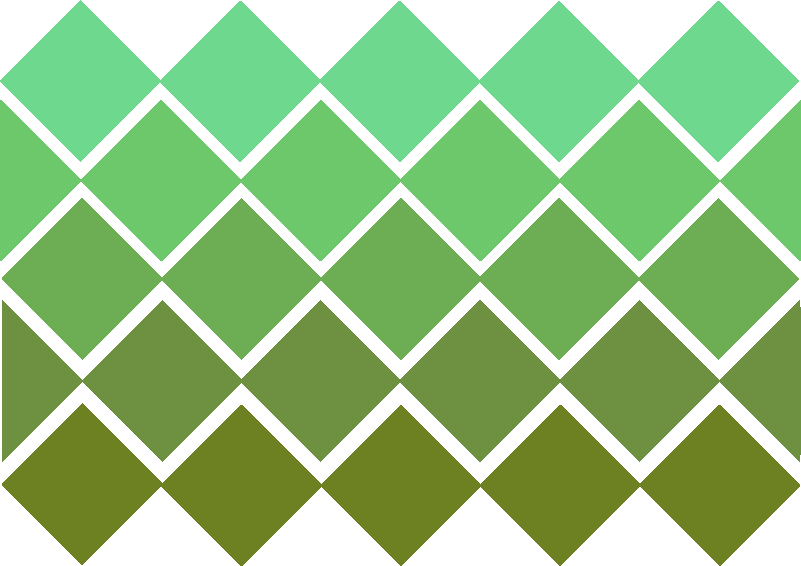
#> input picture Extras/HoughTransform/example.png, 801 x 566 px
$ python hough.py
#> lines starting #> are read from the running program, lines starting #| are printed output that depends on the picture; after the words box and inside, x2 and y2 are one past the last pixel; in counts of white or black regions, pixels touching at a corner belong together
import cv2
import numpy as np

img = cv2.imread('example.png')
#> img is the input picture: shape (566, 801, 3); mean B, G, R 132.5, 194.9, 148.7
gray = cv2.cvtColor(img,cv2.COLOR_BGR2GRAY)
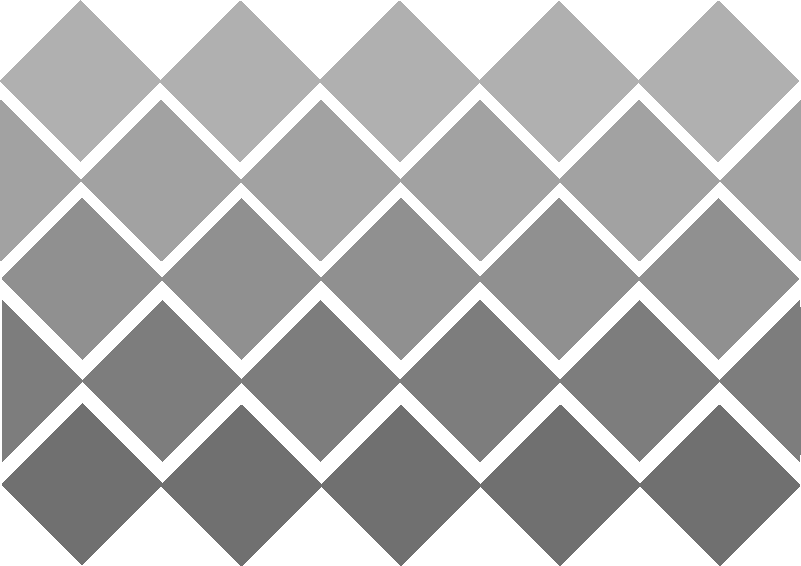
#> gray: shape (566, 801); min 112, max 255, mean 174

#The first step should be to get an edges image
edges = cv2.Canny(gray,50,150,apertureSize = 3)
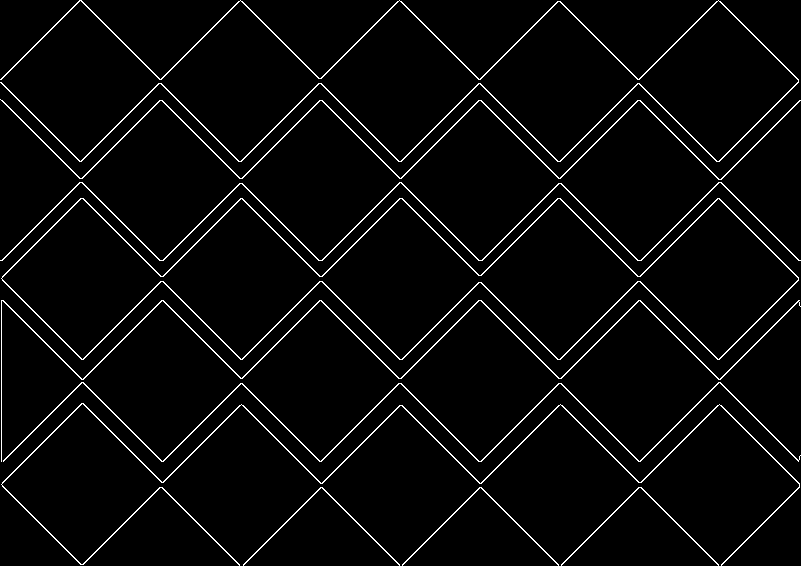
#> edges: shape (566, 801); 3.5% white in thin lines or dots

#Here we will define theparameteres for the detector
#The theta represents the orientation accuracy which is 1°
theta = np.pi/180

#The rho represents the rows accuracy in pixels
rho = 1

#Finally the threshold is the minimum number that the counter must have in order
#to be considered as a line (in other words could be described as the minimum number of
#continous points)
threshold = 100

#Run and find the best candidates to be a line
lines = cv2.HoughLines(edges,rho,theta,threshold)
#> lines = 83 rows, first 8: [636, 0.785], [-57, 2.36], [622, 0.785], [395, 0.785], [397, 0.785], [409, 0.785], [438, 0.785], [441, 0.785]

#The lines vector will have the values of rho and theta
#which counter is equal or greater than the threshold
images = []
for i in range(len(lines)):
    for rho,theta in lines[i]:

        #Using this information we can reconstruct the lines
        a = np.cos(theta)
        b = np.sin(theta)
        x0 = a*rho
        y0 = b*rho
        x1 = int(x0 + 1000*(-b))
        y1 = int(y0 + 1000*(a))
        x2 = int(x0 - 1000*(-b))
        y2 = int(y0 - 1000*(a))

        #draw the representing line in the original image
        cv2.line(img,(x1,y1),(x2,y2),(0,0,255),2)
        cv2.imshow('drawn',img)

        if cv2.waitKey(1) & 0xFF == ord('q'):
            break
#> this loop made 83 passes
#> pass 1, `cv2.imshow('drawn',img)`:
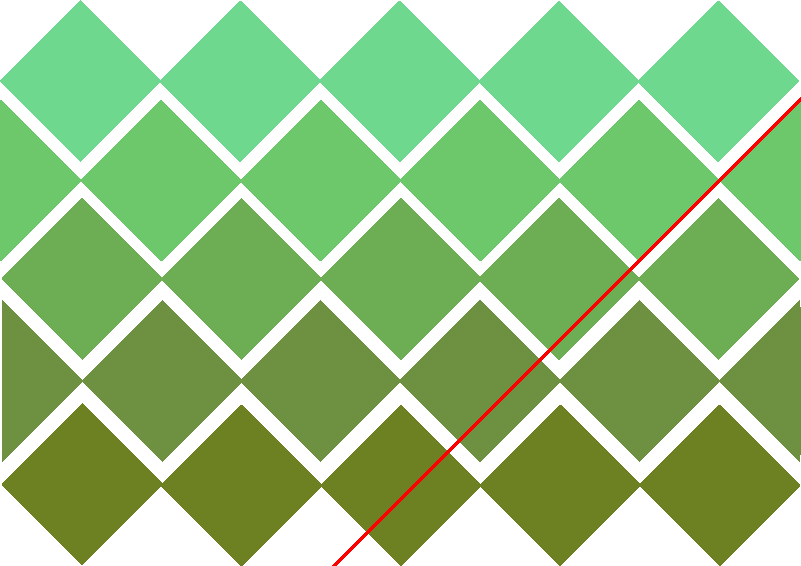
#> window 'drawn': shape (566, 801, 3); mean B, G, R 131.9, 193.9, 149.3
#> pass 2, `cv2.imshow('drawn',img)`:
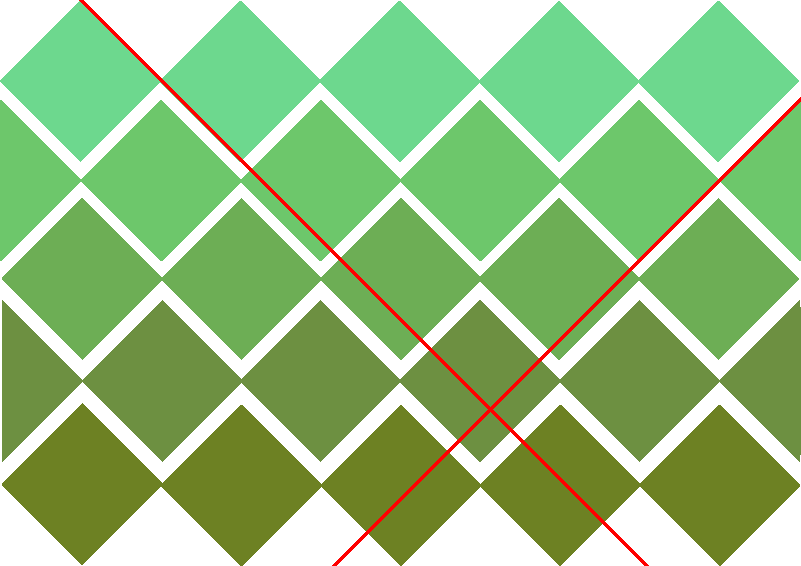
#> window 'drawn': shape (566, 801, 3); mean B, G, R 131.1, 192.7, 150
#> after the loop:
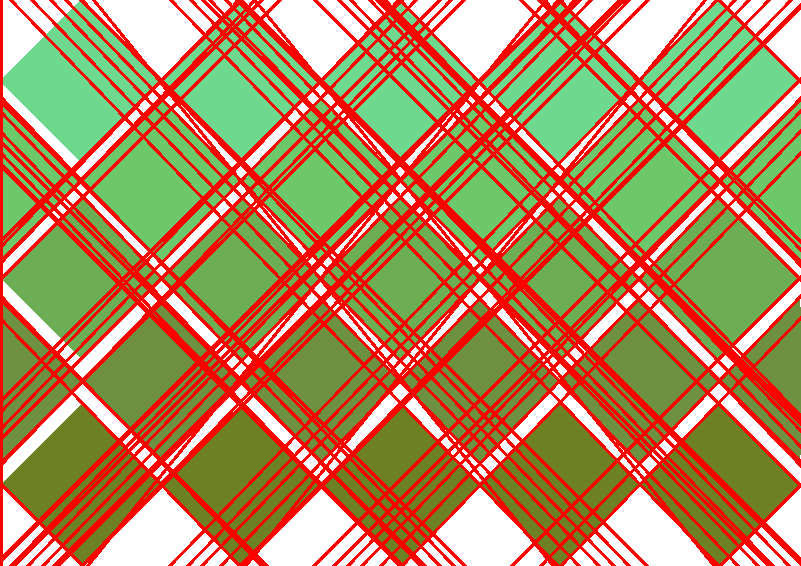
#> img: shape (566, 801, 3); mean B, G, R 92.2, 135.7, 180.7

cv2.waitKey(0)
cv2.destroyAllWindows()

$ run again, with Extras/HoughTransform/123.jpg saved as Extras/HoughTransform/example.png
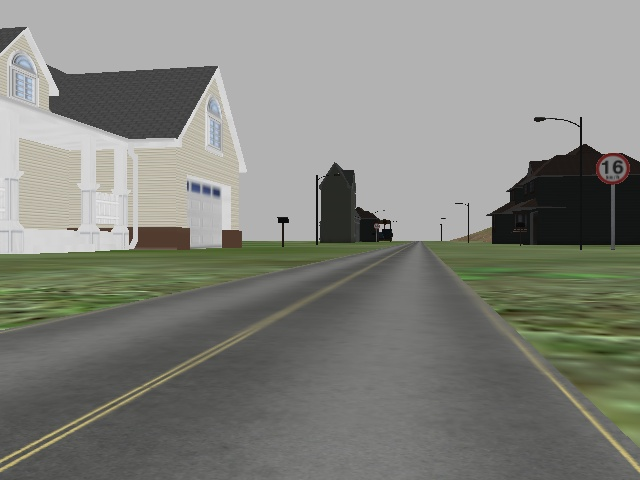
#> input picture Extras/HoughTransform/123.jpg, 640 x 480 px
#> img is the input picture: shape (480, 640, 3); mean B, G, R 125, 131.8, 130.6
#> `edges = cv2.Canny(gray,50,150,apertureSize = 3)`:
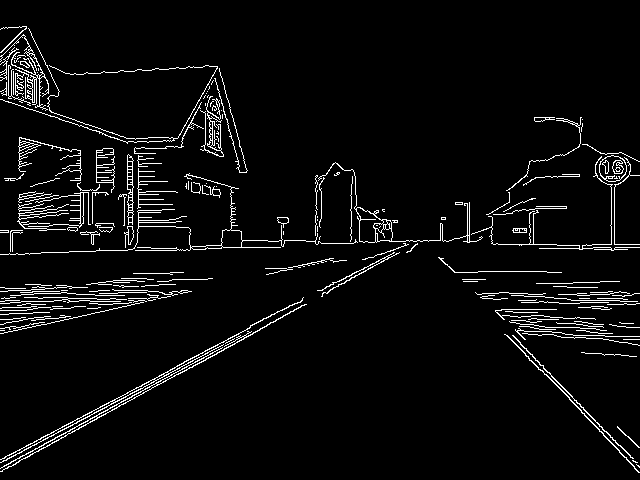
#> edges: shape (480, 640); 4.6% white in thin lines or dots
#> lines = 91 rows, first 8: [406, 1.08], [413, 1.06], [410, 1.06], [408, 1.08], [411, 1.08], [326, 1.34], [254, 1.54], [-136, 2.37]
#> the loop `for i in range(len(lines)):` made 91 passes
#> after the loop `for i in range(len(lines)):`:
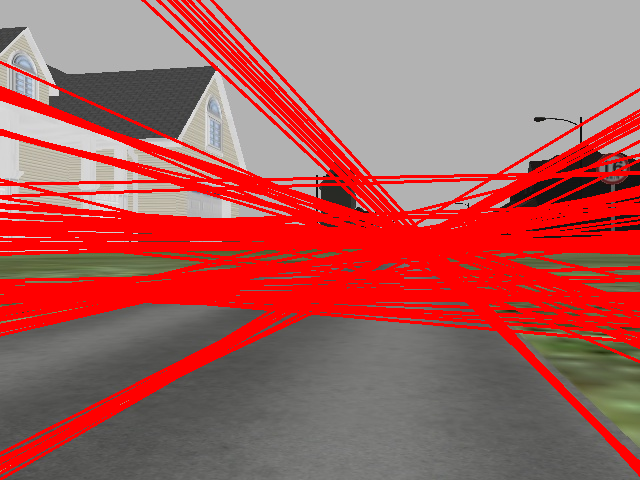
#> img: shape (480, 640, 3); mean B, G, R 93.1, 96.1, 169.5

$ run again, with Extras/HoughTransform/abc.jpg saved as Extras/HoughTransform/example.png
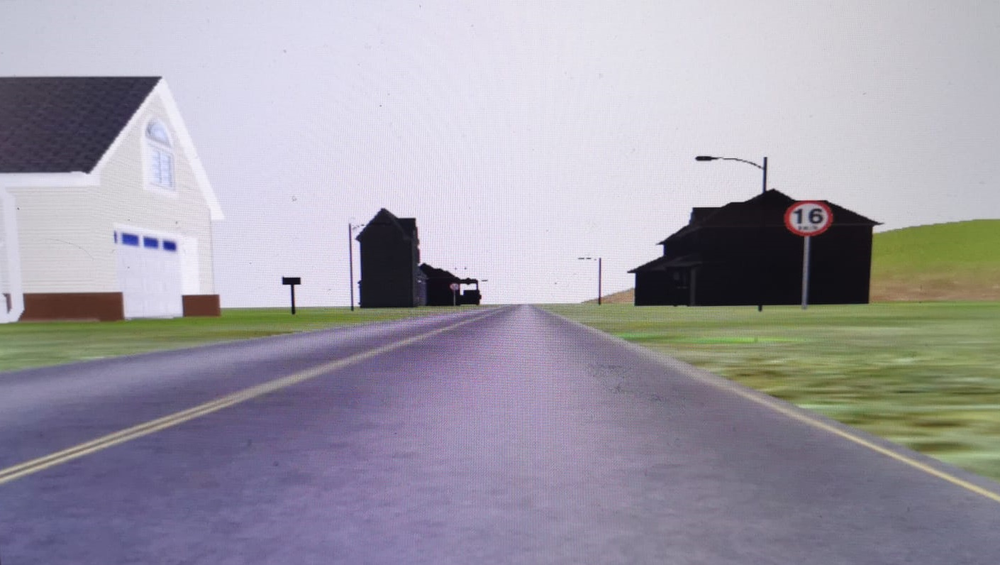
#> input picture Extras/HoughTransform/abc.jpg, 1000 x 565 px, shrunk from 1410 x 796 before the run
#> img is the input picture: shape (565, 1000, 3); mean B, G, R 167.8, 156.7, 160.4
#> `edges = cv2.Canny(gray,50,150,apertureSize = 3)`:
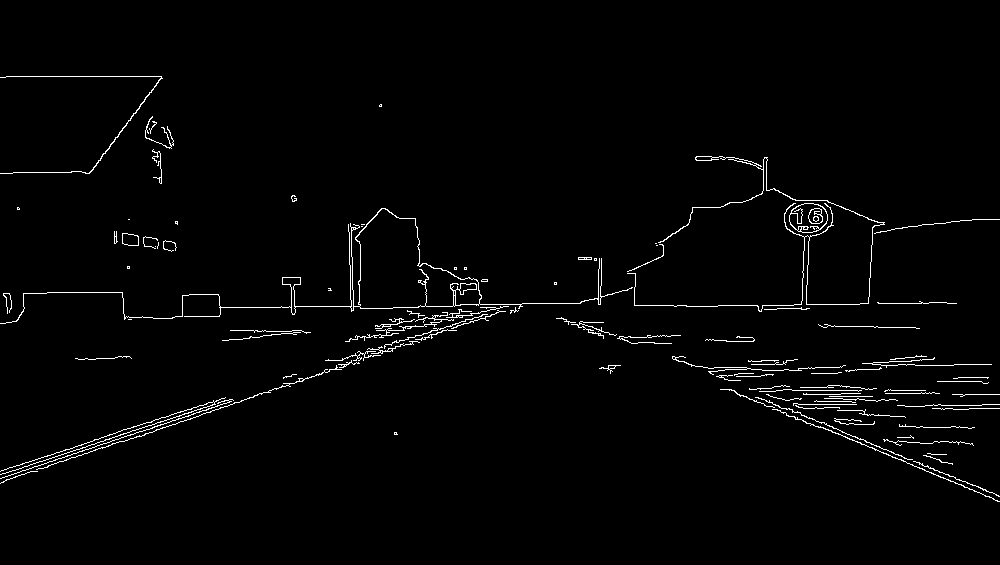
#> edges: shape (565, 1000); 1.8% white in thin lines or dots, all inside (x1, y1, x2, y2) = (0, 76, 1000, 502)
#> lines = 61 rows, first 8: [457, 1.24], [451, 1.26], [85, 1.95], [447, 1.26], [454, 1.26], [318, 1.55], [89, 1.95], [449, 1.27]
#> the loop `for i in range(len(lines)):` made 61 passes
#> after the loop `for i in range(len(lines)):`:
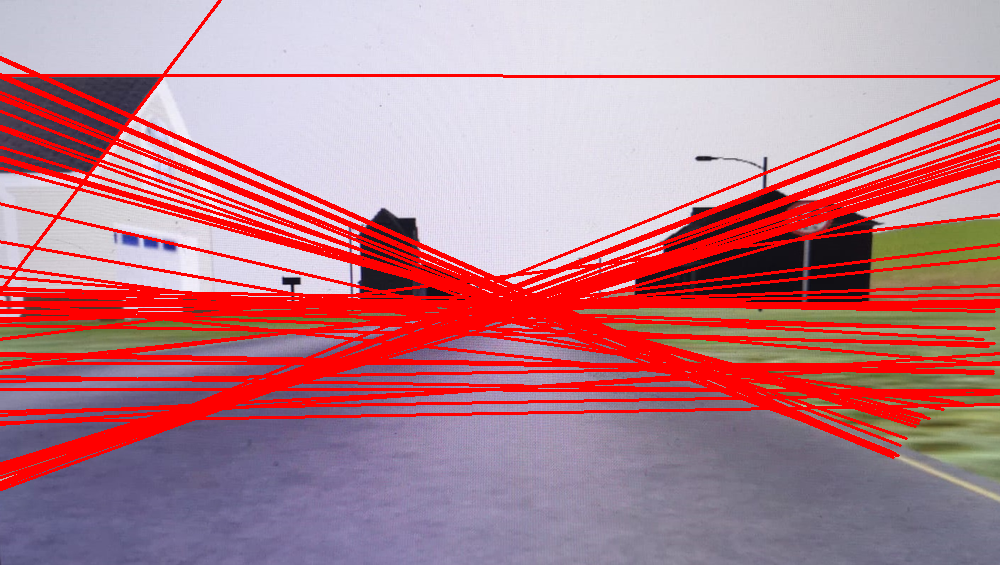
#> img: shape (565, 1000, 3); mean B, G, R 138.3, 127.6, 184.6
